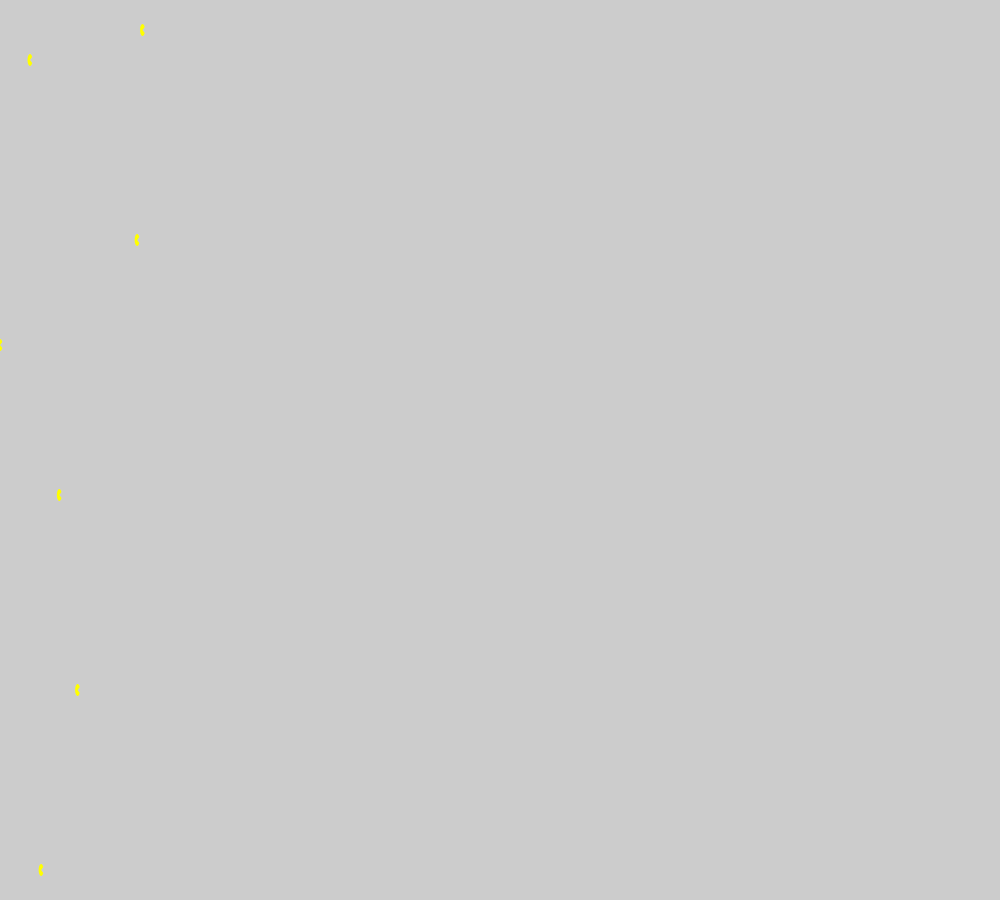
Frame 1 (no input)
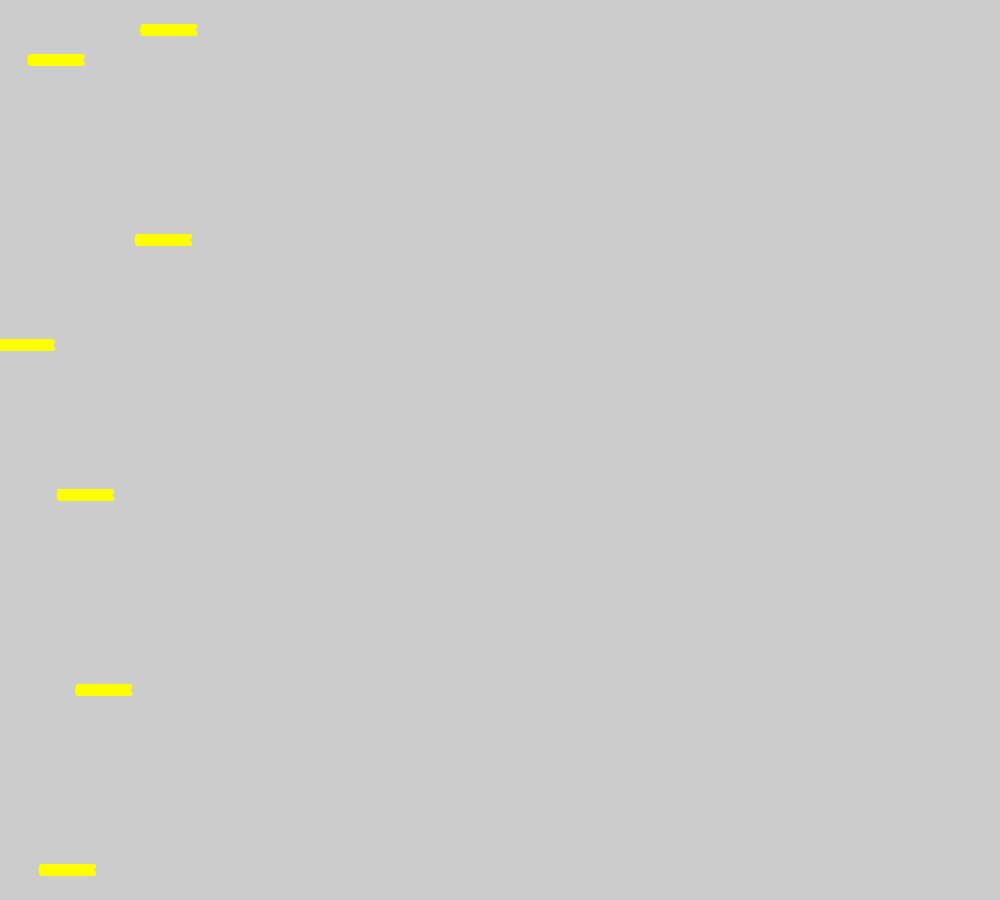
Frame 60 (the mouse pressed at the canvas centre just before this capture)
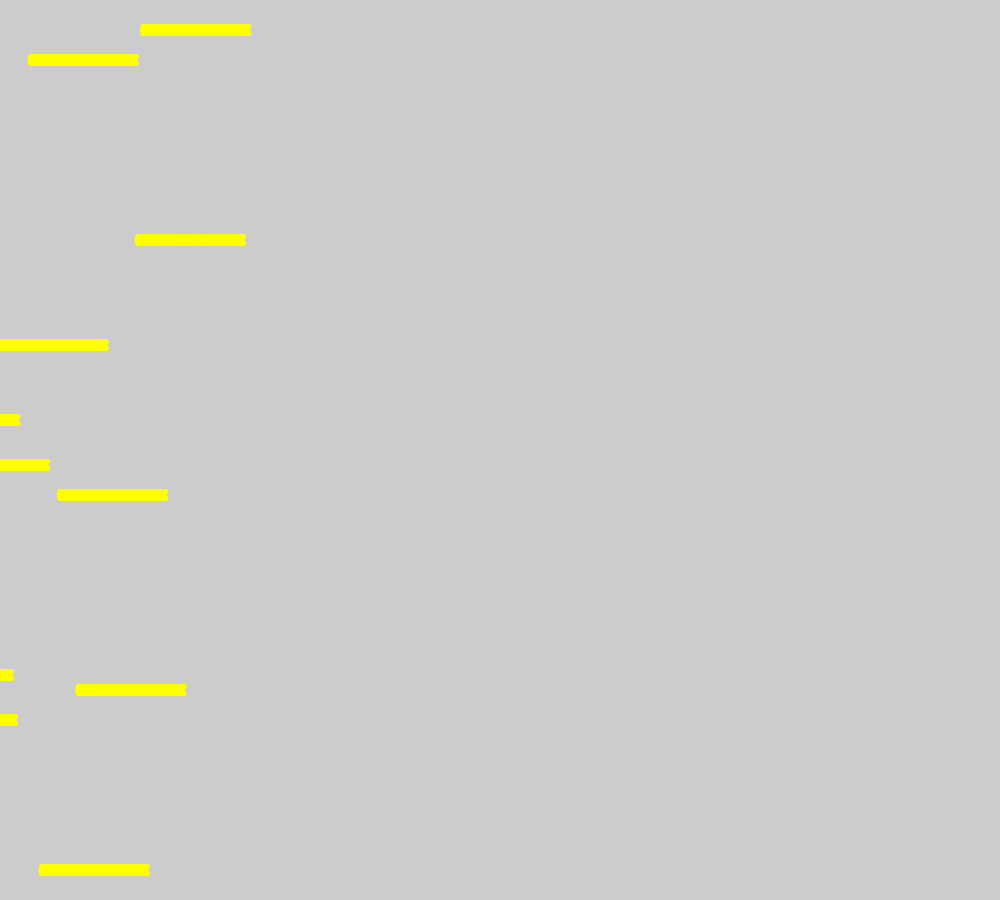
Frame 120 (the mouse held since frame 60 and released just before this capture)

The Processing sketch that drew these frames (run headless with seeded random() and noise(); from frame 60 on, the mouse is pressed at the canvas centre):

// Processing sketch: processing_32734
// ── processing_32734.pde

float [] x=new float [3000];

  void setup(){
    size(1000,900);
    smooth();
    noStroke();
    fill(255,255,0);
    for(int i =0; i< x.length; i++){
      x[i] =random(-1000,200);
    }

}
  
  void draw(){
    //background(0);
    for(int i=0; i< x.length; i++){
    x[i] += 0.9;
      float y = i*15.0;
    arc(x[i], y, 5, 12, 0.52, 5.76);
    
    }
  //save ("warpspeedpacmen.jpg");
}
  
